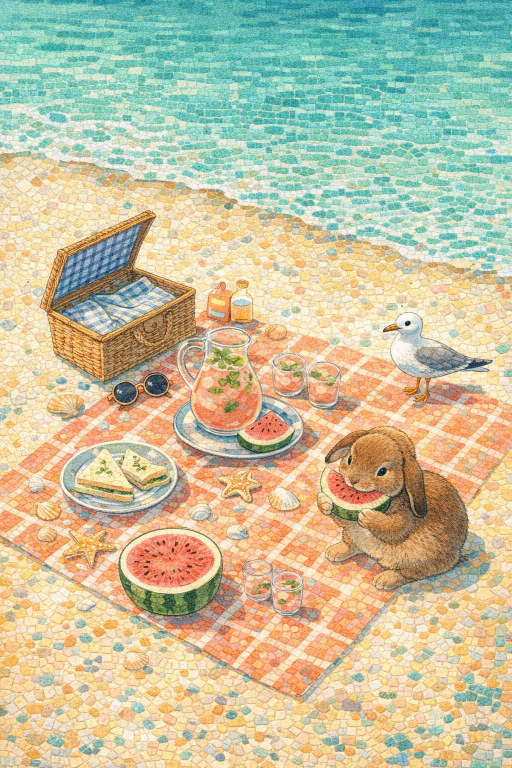
#> input picture illustration-template/mosaic-still-life/ref-beach-picnic.jpg, 1024 x 1536 px (shown at 1/2 size)
$ python -i overlay_qr.py   (imports and definitions only)
#> lines starting #> are read from the running program, lines starting #| are printed output that depends on the picture; after the words box and inside, x2 and y2 are one past the last pixel; in counts of white or black regions, pixels touching at a corner belong together
#!/usr/bin/env python3
"""Overlay a real QR on any generated design and verify the exported pixels.

Adapted from razbakov/skills event-flyer-pack/scripts/overlay_qr.py at
b82463bb6d1e74f1776cf27591ee68b9547b0120. See NOTICE.md / LICENSE.upstream.md.
Keeps the original thin-compositor approach; adds fail-closed bounds, explicit
white clearing, ambiguity checks, and mandatory expected-URL verification.
"""
from __future__ import annotations

import argparse
import json
import os
from pathlib import Path
import tempfile

import cv2
import numpy as np
from PIL import Image, ImageDraw, ImageOps


# [5 lines left out: function decode, not called in this run]


def find_white_square(path: Path) -> tuple[int, int, int]:
    with Image.open(path) as source:
#> source is the input picture: PIL image 1024x1536 RGB; mean R, G, B 197.8, 192.4, 159.7
        image = np.asarray(source.convert("RGB"))
    height, width = image.shape[:2]
#> height = 1536; width = 1024
    mask = cv2.inRange(image, (245, 245, 245), (255, 255, 255))
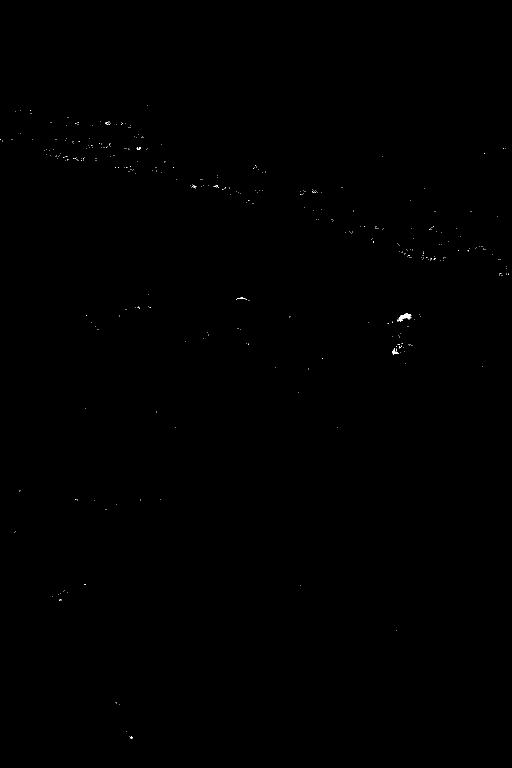
#> mask: shape (1536, 1024) (shown at 1/2 size); 0.06% white in thin lines or dots, all inside (x1, y1, x2, y2) = (0, 211, 1018, 1477)
    contours, _ = cv2.findContours(mask, cv2.RETR_EXTERNAL, cv2.CHAIN_APPROX_SIMPLE)
#> contours = 371 contours, 369 with area under 20; largest, box (x1, y1, x2, y2) and area: (794, 626, 823, 643) 180, (784, 696, 798, 709) 41
    candidates = []
    for contour in contours:
        x, y, w, h = cv2.boundingRect(contour)
        if min(w, h) < 80 or max(w, h) > min(width, height) * 0.5:
            continue
        if not 0.9 <= w / h <= 1.1:
            continue
        if cv2.contourArea(contour) < w * h * 0.85:
            continue
        candidates.append((x, y, min(w, h), w * h))
#> this loop made 371 passes
#> (x, y, w, h) on passes 1 to 3: (261, 1472, 4, 5), (259, 1472, 1, 1), (252, 1463, 1, 1)
#> after the loop, candidates = []
    if len(candidates) != 1:
#> (the run stopped early here; a loop or call above may not have finished)
